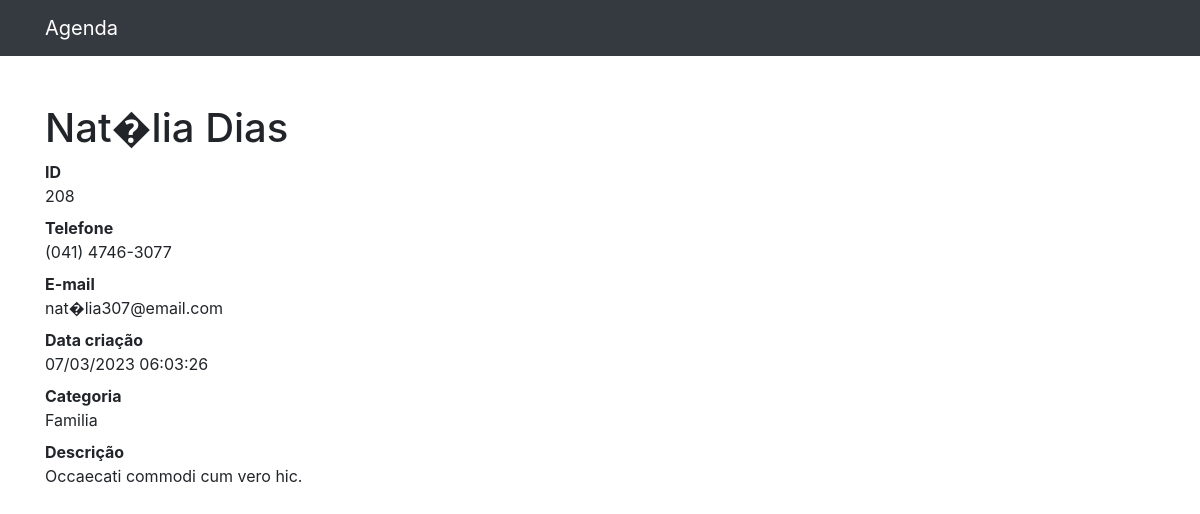
Screenshot of /208 with the database file from the repository.
### contatos/models.py (models this page shows, shortened)
class Contato(models.Model):
    nome = models.CharField(max_length=255)
    sobrenome = models.CharField(max_length=255, blank=True)
    telefone = models.CharField(max_length=255)
    email = models.CharField(max_length=255, blank=True)
    data_criacao = models.DateTimeField(default=timezone.now)
    descricao = models.TextField(blank=True)
    categoria = models.ForeignKey(Categoria, on_delete=models.DO_NOTHING)
    mostrar = models.BooleanField(default=True)

class Categoria(models.Model):
    nome = models.CharField(max_length=255)
    def __str__(self) -> str:
        return self.nome

### contatos/views.py (the view)
# urls.py: path('<int:contato_id>', views.ver_contato, name='ver_contato')
def ver_contato(request, contato_id):
    contato = get_object_or_404(Contato, id=contato_id)
    if not contato.mostrar:
        raise Http404()
    return render(request, 'contatos/ver_contato.html', {
        'contato': contato
    })

### contatos/templates/contatos/ver_contato.html
{% extends 'base.html' %}
{% block 'conteudo' %}
<h1 class="mt-5">{{contato.nome}} {{contato.sobrenome}}</h1>
<dl>
  <dt>ID</dt>
  <dd>{{contato.id}}</dd>
  <dt>Telefone</dt>
  <dd>{{contato.telefone}}</dd>
  <dt>E-mail</dt>
  <dd>{{contato.email}}</dd>
  <dt>Data criação</dt>
  <dd>{{contato.data_criacao|date:'d/m/Y H:i:s'}}</dd>
  <dt>Categoria</dt>
  <dd>{{contato.categoria}}</dd>
  <dt>Descrição</dt>
  <dd>
    {{contato.descricao}}
  </dd>
</dl>
{% endblock 'conteudo' %}

### rows the page displays
Contato: nome "Nat�lia", sobrenome "Dias", id "208", telefone "(041) 4746-3077", email "nat�lia307@email.com", data_criacao "07/03/2023 06:03:26", categoria "Familia", descricao "Occaecati commodi cum vero hic."
